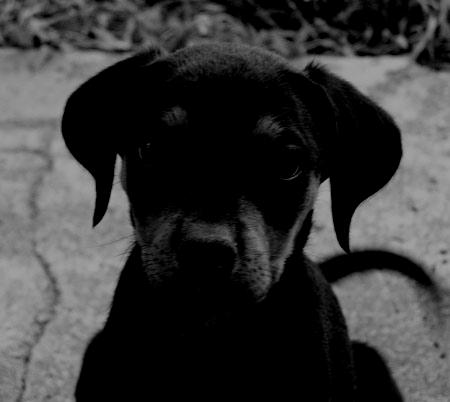
#> input picture Images/puppy.jpg, 450 x 402 px, found by its file name
$ python histogram_equalization_final.py
#> lines starting #> are read from the running program, lines starting #| are printed output that depends on the picture
# -*- coding: utf-8 -*-
"""
Created on Sun Dec 20 19:20:33 2020

@author: Danish
"""

import cv2
import numpy as np
import matplotlib.pyplot as plt

# Reading the Image
path = 'C:/Users/Danish/Desktop/DIVP/Images/puppy.jpg'
img = cv2.imread(path,0)
#> img is the input picture: shape (402, 450); min 0, max 170, mean 55.6

# Histogram of Image
hist,bins = np.histogram(img.flatten(),256,[0,256])
#> hist = 256 values, max 71215 at index 0, min 0 at index 165, mean 706.6; bins = 257 values from 0 to 256

# Equalizing the Image [In-Built Command]
equ_img = cv2.equalizeHist(img)
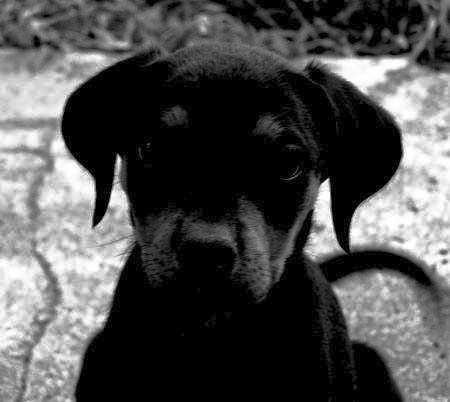
#> equ_img: shape (402, 450); min 0, max 255, mean 78
cv2.imwrite('In-built_Hist_Eq.png',equ_img)
cv2.imshow('Equalized Image',equ_img)
cv2.waitKey(300000)
cv2.destroyAllWindows()
# Calculating CDF
cdf = hist.cumsum()
#> cdf = 256 values from 71215 to 180900
cdf_norm1 = cdf *( hist.max()/ cdf.max())
#> cdf_norm1 = 256 values from 28035.2 to 71215

# Displaying Input image and Histogram
cv2.imshow('Input Image',img)
cv2.waitKey(300000)
cv2.destroyAllWindows()
plt.plot(cdf_norm1, color = 'b')
plt.hist(img.flatten(),256,[0,256], color = 'r')
plt.xlim([0,256])
plt.legend(('cdf','histogram'), loc = 'upper left')
plt.show()
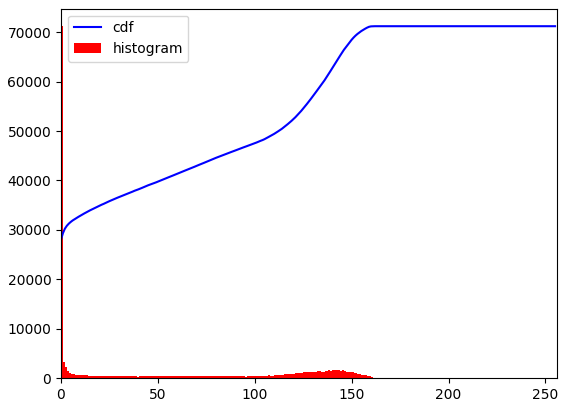
#> figure drawn by matplotlib, 1 panel; tallest bar 71215 high, from x = 0 to 1; curve peaks at x = 170, y = 71215

# Equalizing the Image Histogram
cdf_temp = np.ma.masked_equal(cdf,0)
cdf_temp = (cdf_temp - cdf_temp.min())*255/(cdf_temp.max()-cdf_temp.min())
cdf_eq = np.ma.filled(cdf_temp,0).astype('uint8')
#> cdf_eq = 256 values from 0 to 255
img2 = cdf_eq[img]

# Equalized Image Histogram
hist,bins = np.histogram(img2.flatten(),256,[0,256])
#> hist = 256 values, max 71215 at index 0, min 0 at index 1, mean 706.6

# Equalized Image CDF
cdf2 = hist.cumsum()
#> cdf2 = 256 values from 71215 to 180900
cdf2_norm2 = cdf2 *( hist.max()/ cdf2.max())
#> cdf2_norm2 = 256 values from 28035.2 to 71215

# Displayng Output Image and Histogram
cv2.imshow('Histogram Equalized image',img2)
cv2.waitKey(300000)
cv2.destroyAllWindows()
plt.plot(cdf2_norm2, color = 'b')
plt.hist(img2.flatten(),256,[0,256], color = 'r')
plt.xlim([0,256])
plt.legend(('cdf','histogram'), loc = 'upper left')
plt.show()
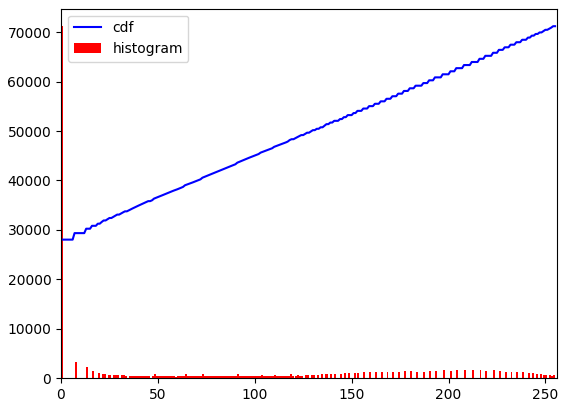
#> figure drawn by matplotlib, 1 panel; tallest bar 71215 high, from x = 0 to 1; curve peaks at x = 255, y = 71215
